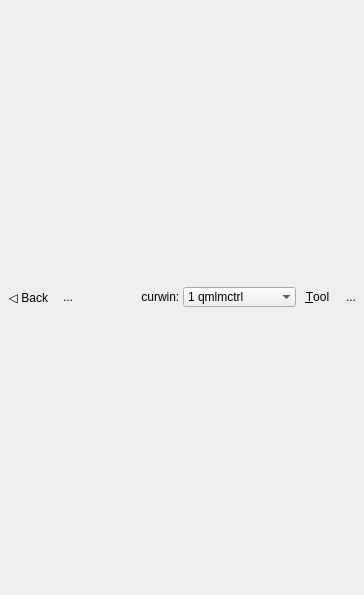
<?xml version="1.0" encoding="UTF-8"?>
<ui version="4.0">
 <class>MainForm</class>
 <widget class="QWidget" name="MainForm">
  <property name="geometry">
   <rect>
    <x>0</x>
    <y>0</y>
    <width>364</width>
    <height>595</height>
   </rect>
  </property>
  <property name="windowTitle">
   <string>MainForm</string>
  </property>
  <layout class="QVBoxLayout" name="verticalLayout">
   <property name="spacing">
    <number>1</number>
   </property>
   <property name="leftMargin">
    <number>1</number>
   </property>
   <property name="topMargin">
    <number>1</number>
   </property>
   <property name="rightMargin">
    <number>1</number>
   </property>
   <property name="bottomMargin">
    <number>1</number>
   </property>
   <item>
    <layout class="QHBoxLayout" name="horizontalLayout_7">
     <property name="spacing">
      <number>0</number>
     </property>
     <item>
      <widget class="QToolButton" name="toolButton_33">
       <property name="statusTip">
        <string>Back by logic order.(Android Back)</string>
       </property>
       <property name="text">
        <string>◁ Back</string>
       </property>
       <property name="autoRaise">
        <bool>true</bool>
       </property>
      </widget>
     </item>
     <item>
      <widget class="QToolButton" name="toolButton_11">
       <property name="focusPolicy">
        <enum>Qt::NoFocus</enum>
       </property>
       <property name="statusTip">
        <string>Back by fixed order.</string>
       </property>
       <property name="text">
        <string>...</string>
       </property>
       <property name="icon">
        <iconset resource="rcc.qrc">
         <normaloff>:/icons/barbuttonicon_back_gray64.png</normaloff>:/icons/barbuttonicon_back_gray64.png</iconset>
       </property>
       <property name="autoRaise">
        <bool>true</bool>
       </property>
      </widget>
     </item>
     <item>
      <spacer name="horizontalSpacer">
       <property name="orientation">
        <enum>Qt::Horizontal</enum>
       </property>
       <property name="sizeHint" stdset="0">
        <size>
         <width>3</width>
         <height>20</height>
        </size>
       </property>
      </spacer>
     </item>
     <item>
      <widget class="QLabel" name="label">
       <property name="text">
        <string>curwin: </string>
       </property>
       <property name="alignment">
        <set>Qt::AlignCenter</set>
       </property>
       <property name="textInteractionFlags">
        <set>Qt::LinksAccessibleByMouse|Qt::TextSelectableByMouse</set>
       </property>
      </widget>
     </item>
     <item>
      <widget class="QComboBox" name="comboBox">
       <property name="sizePolicy">
        <sizepolicy hsizetype="Preferred" vsizetype="Fixed">
         <horstretch>0</horstretch>
         <verstretch>0</verstretch>
        </sizepolicy>
       </property>
       <property name="focusPolicy">
        <enum>Qt::NoFocus</enum>
       </property>
       <property name="maxVisibleItems">
        <number>12</number>
       </property>
       <property name="sizeAdjustPolicy">
        <enum>QComboBox::AdjustToContents</enum>
       </property>
       <property name="frame">
        <bool>false</bool>
       </property>
       <item>
        <property name="text">
         <string>1 qmlmctrl</string>
        </property>
       </item>
       <item>
        <property name="text">
         <string>2 qmlorgin</string>
        </property>
       </item>
       <item>
        <property name="text">
         <string>3 settings</string>
        </property>
       </item>
       <item>
        <property name="text">
         <string>4 loginui</string>
        </property>
       </item>
       <item>
        <property name="text">
         <string>5 contactui</string>
        </property>
       </item>
       <item>
        <property name="text">
         <string>6 messageui</string>
        </property>
       </item>
       <item>
        <property name="text">
         <string>7 videoui</string>
        </property>
       </item>
       <item>
        <property name="text">
         <string>8 add group</string>
        </property>
       </item>
       <item>
        <property name="text">
         <string>9 add friend</string>
        </property>
       </item>
       <item>
        <property name="text">
         <string>10 invite friend</string>
        </property>
       </item>
       <item>
        <property name="text">
         <string>11 memberui</string>
        </property>
       </item>
       <item>
        <property name="text">
         <string>12 contactinfoui</string>
        </property>
       </item>
       <item>
        <property name="text">
         <string>13 testui</string>
        </property>
       </item>
       <item>
        <property name="text">
         <string>14 logui</string>
        </property>
       </item>
       <item>
        <property name="text">
         <string>15 aboutui</string>
        </property>
       </item>
      </widget>
     </item>
     <item>
      <widget class="QToolButton" name="toolButton_19">
       <property name="focusPolicy">
        <enum>Qt::NoFocus</enum>
       </property>
       <property name="toolTip">
        <string>Tools menu</string>
       </property>
       <property name="text">
        <string> &amp;Tool </string>
       </property>
       <property name="autoRaise">
        <bool>true</bool>
       </property>
       <property name="arrowType">
        <enum>Qt::NoArrow</enum>
       </property>
      </widget>
     </item>
     <item>
      <widget class="QToolButton" name="toolButton_12">
       <property name="focusPolicy">
        <enum>Qt::NoFocus</enum>
       </property>
       <property name="text">
        <string>...</string>
       </property>
       <property name="icon">
        <iconset resource="rcc.qrc">
         <normaloff>:/icons/barbuttonicon_forward_gray64.png</normaloff>:/icons/barbuttonicon_forward_gray64.png</iconset>
       </property>
       <property name="autoRaise">
        <bool>true</bool>
       </property>
      </widget>
     </item>
    </layout>
   </item>
  </layout>
 </widget>
 <resources>
  <include location="rcc.qrc"/>
 </resources>
 <connections/>
</ui>
